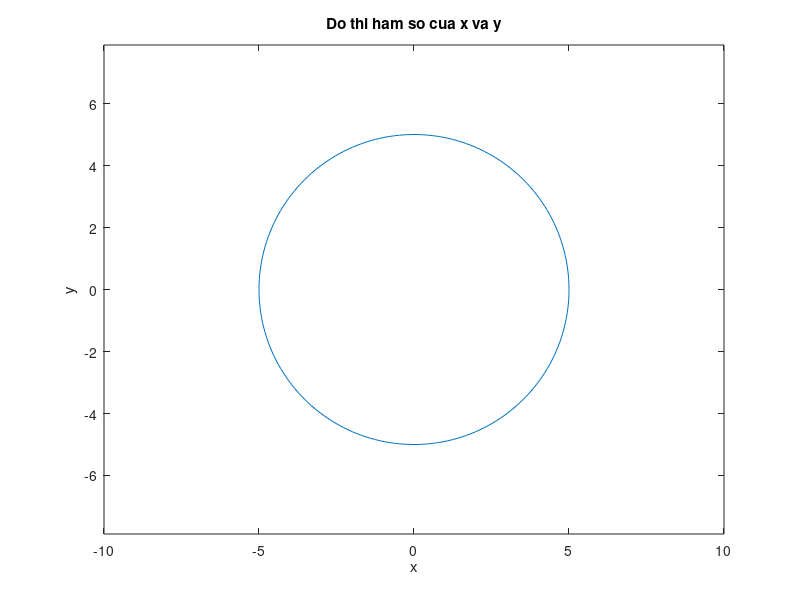

Recreate this plot in MATLAB.
    clc
    clear all
    close all
    
    t=0:pi/100:2*pi;
    x=5*sin(t);
    y=5*cos(t);
    plot(x,y)
    hold on
    axis equal
    xlim([-10,10])
    xlabel('x');
    ylabel('y');
	title('Do thi ham so cua x va y')